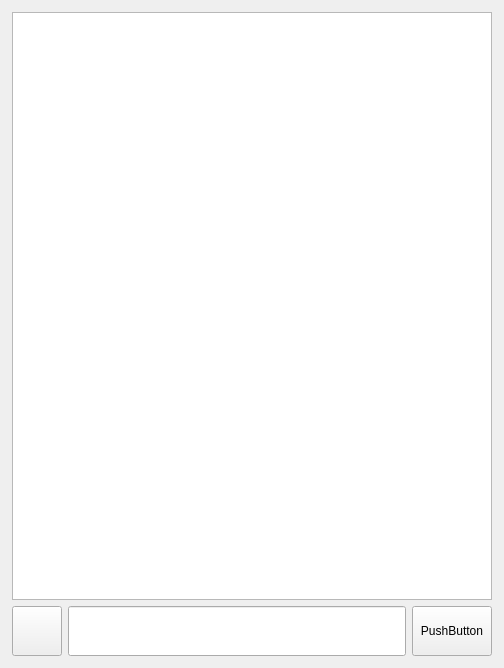
<?xml version="1.0" encoding="UTF-8"?>
<ui version="4.0">
 <class>ChattingWindow</class>
 <widget class="QWidget" name="ChattingWindow">
  <property name="geometry">
   <rect>
    <x>0</x>
    <y>0</y>
    <width>504</width>
    <height>668</height>
   </rect>
  </property>
  <property name="windowTitle">
   <string>Form</string>
  </property>
  <layout class="QHBoxLayout" name="horizontalLayout_2">
   <property name="leftMargin">
    <number>12</number>
   </property>
   <property name="topMargin">
    <number>12</number>
   </property>
   <property name="rightMargin">
    <number>12</number>
   </property>
   <property name="bottomMargin">
    <number>12</number>
   </property>
   <item>
    <layout class="QVBoxLayout" name="verticalLayout">
     <item>
      <widget class="QTextBrowser" name="textBrowser"/>
     </item>
     <item>
      <layout class="QHBoxLayout" name="horizontalLayout">
       <item>
        <widget class="QPushButton" name="pushButton">
         <property name="minimumSize">
          <size>
           <width>50</width>
           <height>50</height>
          </size>
         </property>
         <property name="maximumSize">
          <size>
           <width>50</width>
           <height>50</height>
          </size>
         </property>
         <property name="text">
          <string/>
         </property>
         <property name="icon">
          <iconset resource="resource.qrc">
           <normaloff>:/assets/assets/AddFile.png</normaloff>:/assets/assets/AddFile.png</iconset>
         </property>
         <property name="iconSize">
          <size>
           <width>50</width>
           <height>50</height>
          </size>
         </property>
        </widget>
       </item>
       <item>
        <widget class="QLineEdit" name="lineEdit">
         <property name="minimumSize">
          <size>
           <width>0</width>
           <height>50</height>
          </size>
         </property>
        </widget>
       </item>
       <item>
        <widget class="QPushButton" name="pushButton_2">
         <property name="minimumSize">
          <size>
           <width>0</width>
           <height>50</height>
          </size>
         </property>
         <property name="text">
          <string>PushButton</string>
         </property>
        </widget>
       </item>
      </layout>
     </item>
    </layout>
   </item>
  </layout>
 </widget>
 <resources>
  <include location="resource.qrc"/>
 </resources>
 <connections/>
</ui>
